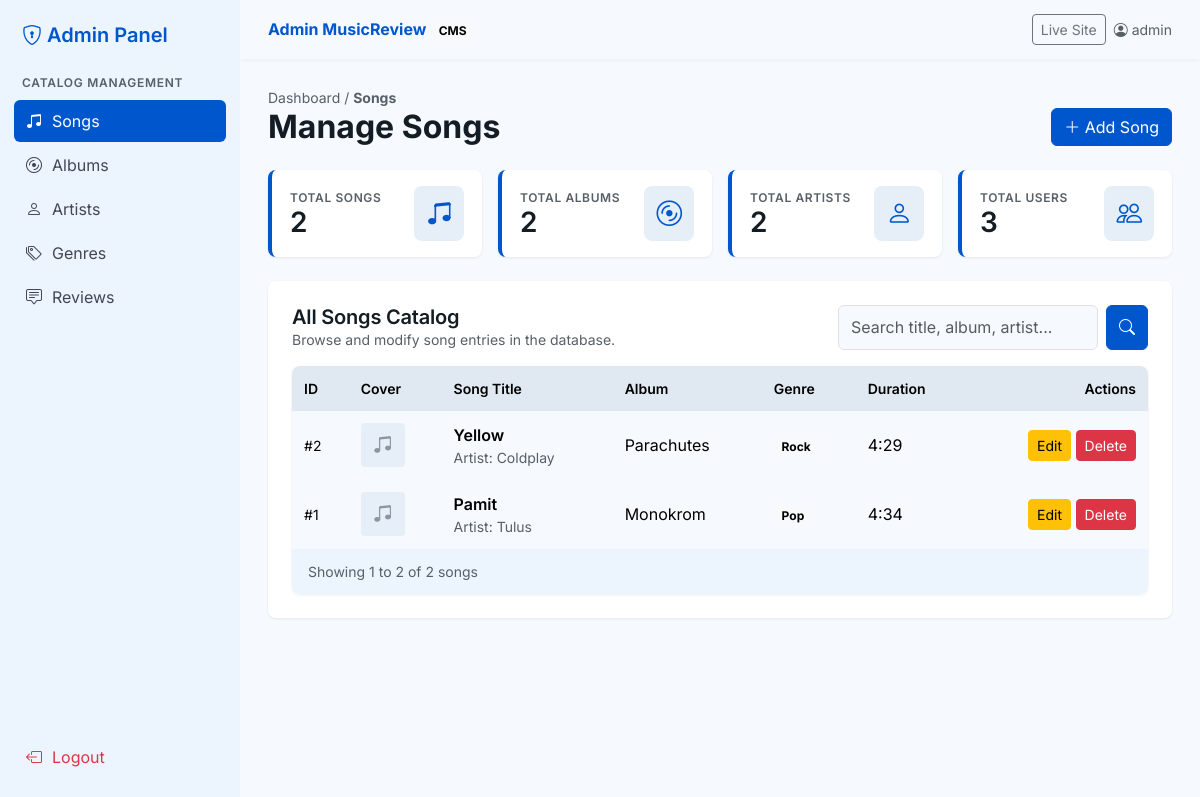
The page /musicreview/admin/index.php (signed in) on the database its author committed.
### tables this page shows
CREATE TABLE `songs` (
  `id_song` int(11) NOT NULL,
  `id_album` int(11) NOT NULL,
  `id_genre` int(11) NOT NULL,
  `judul_lagu` varchar(150) NOT NULL,
  `durasi` time DEFAULT NULL,
  `tanggal_rilis` date DEFAULT NULL
);

CREATE TABLE `artists` (
  `id_artist` int(11) NOT NULL,
  `nama_artist` varchar(100) NOT NULL,
  `bio` text DEFAULT NULL,
  `negara` varchar(50) DEFAULT NULL,
  `foto_artist` varchar(255) DEFAULT NULL
);

CREATE TABLE `albums` (
  `id_album` int(11) NOT NULL,
  `id_artist` int(11) NOT NULL,
  `nama_album` varchar(100) NOT NULL,
  `tanggal_rilis` date DEFAULT NULL,
  `cover_album` varchar(255) DEFAULT NULL,
  `deskripsi` text DEFAULT NULL
);

CREATE TABLE `genres` (
  `id_genre` int(11) NOT NULL,
  `nama_genre` varchar(50) NOT NULL,
  `deskripsi` text DEFAULT NULL
);

### musicreview/admin/index.php (the view, shortened to what this page needs)
<?php
require "../koneksi.php";
$cari    = trim($_GET["cari"] ?? "");
$hal     = max(1, (int)($_GET["hal"] ?? 1));
$per_hal = 8;
$mulai   = ($hal - 1) * $per_hal;
$dari = "FROM songs s JOIN albums al ON s.id_album = al.id_album
         JOIN artists ar ON al.id_artist = ar.id_artist JOIN genres g ON s.id_genre = g.id_genre";
$where = "WHERE 1=1";
$params = [];
$total = ambil_satu("SELECT COUNT(*) AS n $dari $where", $params)["n"];
$lagu  = ambil_semua("SELECT s.*, al.nama_album, al.cover_album, ar.nama_artist, g.nama_genre
    $dari $where ORDER BY s.id_song DESC LIMIT $mulai, $per_hal", $params);
$stat = [
    ["Total Songs",   ambil_satu("SELECT COUNT(*) AS n FROM songs")["n"],   "music-note-beamed"],
    ["Total Albums",  ambil_satu("SELECT COUNT(*) AS n FROM albums")["n"],  "disc"],
    ["Total Artists", ambil_satu("SELECT COUNT(*) AS n FROM artists")["n"], "person"],
    ["Total Users",   ambil_satu("SELECT COUNT(*) AS n FROM users")["n"],   "people"],
];
include "header_admin.php";
?>
<div class="d-flex justify-content-between align-items-end mb-4">
    <div>
        <div class="teks-kecil">Dashboard / <strong>Songs</strong></div>
        <h1 class="h2 fw-bold mb-0">Manage Songs</h1>
    </div>
    <button class="btn btn-primary" data-bs-toggle="modal" data-bs-target="#formModal" data-judul-modal="Add New Song" data-aksi="tambah"><i class="bi bi-plus-lg"></i> Add Song</button>
</div>
<div class="row g-3 mb-4">
    <?php foreach ($stat as $s) { ?>
        <div class="col-6 col-xl-3"><div class="stat"><div><div class="label"><?= $s[0] ?></div><div class="angka"><?= $s[1] ?></div></div><i class="bi bi-<?= $s[2] ?>"></i></div></div>
    <?php } ?>
</div>
<div class="kartu p-4">
    <div class="d-flex justify-content-between flex-wrap gap-2 mb-3">
        <div>
            <h2 class="h5 judul-seksi mb-0">All Songs Catalog</h2>
            <div class="teks-kecil">Browse and modify song entries in the database.</div>
        </div>
        <form method="get" class="d-flex gap-2">
            <input type="text" name="cari" class="form-control" placeholder="Search title, album, artist..." value="<?= e($cari) ?>">
            <button class="btn btn-primary"><i class="bi bi-search"></i></button>
        </form>
    </div>
    <div class="tabel-mr">
        <div class="table-responsive">
            <table class="table">
                <thead><tr><th>ID</th><th>Cover</th><th>Song Title</th><th>Album</th><th>Genre</th><th>Duration</th><th class="text-end">Actions</th></tr></thead>
                <tbody>
                    <?php foreach ($lagu as $l) { ?>
                        <tr>
                            <td class="teks-kecil">#<?= $l["id_song"] ?></td>
                            <td><div class="thumb"><?= gambar("cover", $l["cover_album"], "music-note-beamed", "../") ?></div></td>
                            <td><div class="fw-semibold"><?= e($l["judul_lagu"]) ?></div><div class="teks-kecil">Artist: <?= e($l["nama_artist"]) ?></div></td>
                            <td><?= e($l["nama_album"]) ?></td>
                            <td><span class="badge rounded-pill text-bg-light"><?= e($l["nama_genre"]) ?></span></td>
                            <td><?= format_durasi($l["durasi"]) ?></td>
                            <td class="text-end text-nowrap">
                                <button class="btn btn-sm btn-warning" data-bs-toggle="modal" data-bs-target="#formModal"
                                    data-judul-modal="Edit Song - #<?= $l['id_song'] ?>" data-aksi="edit"
                                    data-id_song="<?= $l['id_song'] ?>" data-judul_lagu="<?= e($l['judul_lagu']) ?>"
                                    data-id_album="<?= $l['id_album'] ?>" data-id_genre="<?= $l['id_genre'] ?>"
                                    data-durasi="<?= format_durasi($l['durasi']) ?>" data-tanggal_rilis="<?= e($l['tanggal_rilis']) ?>">Edit</button>
                                <form method="post" class="d-inline hapus">
                                    <button class="btn btn-sm btn-danger">Delete</button>
                                </form>
                            </td>
                        </tr>
                    <?php } ?>
                </tbody>
            </table>
        </div>
        <div class="bawah"><span>Showing <?= $lagu ? $mulai + 1 : 0 ?> to <?= $mulai + count($lagu) ?> of <?= $total ?> songs</span><?= paginasi($total, $per_hal, $hal) ?></div>
    </div>
</div>
<?php include "footer_admin.php"; ?>

### musicreview/koneksi.php (shortened to what this page needs)
<?php
$host     = "localhost";
$user     = "root";
$pass     = "";
$nama_db  = "musicreview";
$koneksi = mysqli_connect($host, $user, $pass, $nama_db);
mysqli_set_charset($koneksi, "utf8mb4");
function jalankan($sql, $params = []) {
    global $koneksi;
    $stmt = mysqli_prepare($koneksi, $sql);
    if (!mysqli_stmt_execute($stmt)) return false;
    return $stmt;
}
function ambil_semua($sql, $params = []) {
    $stmt = jalankan($sql, $params);
    $hasil = mysqli_stmt_get_result($stmt);
    return $hasil ? mysqli_fetch_all($hasil, MYSQLI_ASSOC) : [];
}
function ambil_satu($sql, $params = []) {
    $data = ambil_semua($sql, $params);
    return $data ? $data[0] : null;
}
function e($teks) {
    return htmlspecialchars($teks ?? "", ENT_QUOTES, "UTF-8");
}
function format_durasi($waktu) {
    list($j, $m, $d) = explode(":", $waktu);
    return ((int)$j * 60 + (int)$m) . ":" . $d;
}
function gambar($folder, $file, $ikon = "music-note-beamed", $base = "") {
    return '<div class="img-kosong"><i class="bi bi-' . $ikon . '"></i></div>';
}

### musicreview/css/style.css (style rules this page uses)
:root { --bs-primary: #0057cd; --bs-primary-rgb: 0, 87, 205; --bs-link-color: #0057cd; --bs-link-hover-color: #00419e; --bs-body-font-family: 'Inter', sans-serif; --bs-body-bg: #f6faff; --bs-body-color: #141d23; --mr-low: #ecf5fe; --mr-container: #e6eff8; --mr-high: #e0e9f2; }
body { background: #f6faff; }
.btn-primary { --bs-btn-bg: #0057cd; --bs-btn-border-color: #0057cd; --bs-btn-hover-bg: #00419e; --bs-btn-hover-border-color: #00419e; --bs-btn-active-bg: #00419e; }
.kartu { background: #fff; border-radius: 8px; box-shadow: 0 1px 3px rgba(0, 0, 0, .08); }
.judul-seksi { font-weight: 600; letter-spacing: -.01em; }
.img-kosong { width: 100%; height: 100%; display: flex; align-items: center; justify-content: center; background: var(--mr-container); color: #8b95a3; font-size: 2.5rem; }
.thumb { width: 44px; height: 44px; border-radius: 4px; overflow: hidden; flex-shrink: 0; }
.thumb .img-kosong { font-size: 1.2rem; }
.tabel-mr { background: #fff; border-radius: 8px; overflow: hidden; box-shadow: 0 1px 3px rgba(0, 0, 0, .08); }
.tabel-mr table { margin-bottom: 0; }
.tabel-mr thead th { background: var(--mr-high); font-weight: 600; font-size: 14px; padding: 12px; border: 0; }
.tabel-mr tbody td { padding: 12px; vertical-align: middle; border: 0; }
.tabel-mr tbody tr:nth-child(even) { background: var(--mr-low); }
.tabel-mr .bawah { background: var(--mr-low); padding: 12px 16px; display: flex; justify-content: space-between; align-items: center; flex-wrap: wrap; gap: 8px; font-size: 14px; color: #575f67; }
.teks-kecil { font-size: 14px; color: #575f67; }
.stat { background: #fff; border-radius: 8px; padding: 16px 18px; border-left: 4px solid #0057cd; box-shadow: 0 1px 3px rgba(0, 0, 0, .08); display: flex; justify-content: space-between; align-items: center; }
.stat .angka { font-size: 28px; font-weight: 600; line-height: 1.1; }
.stat .label { font-size: 12px; font-weight: 600; letter-spacing: .05em; color: #575f67; text-transform: uppercase; }
.stat i { font-size: 1.6rem; color: #0057cd; background: var(--mr-container); padding: 8px 12px; border-radius: 8px; }

### rows shown on the page
songs: id_song "2", judul_lagu "Yellow", artists.nama_artist "Coldplay", id_album.nama_album "Parachutes", id_genre.nama_genre "Rock", durasi "4:29"
songs: id_song "1", judul_lagu "Pamit", artists.nama_artist "Tulus", id_album.nama_album "Monokrom", id_genre.nama_genre "Pop", durasi "4:34"

### other values the page prints
$m[2] "Songs"
$m[2] "Albums"
$m[2] "Artists"
$m[2] "Genres"
$m[2] "Reviews"
$_SESSION["username"] "admin"
$s[0] "TOTAL SONGS"
$s[1] "2"
$s[0] "TOTAL ALBUMS"
$s[0] "TOTAL ARTISTS"
$s[0] "TOTAL USERS"
$s[1] "3"
$mulai + 1 "1"
$mulai + count($lagu) "2"
$total "2"
